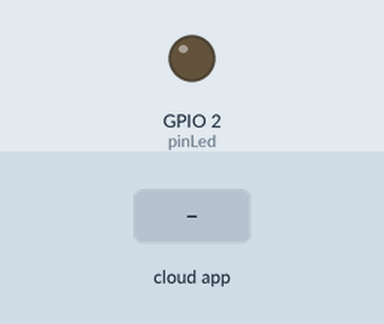
A sketch run on a simulated ESP8266 (NodeMCU). Shown: output pins drawn as LEDs (lit = HIGH). The test bench sets the inputs (shaded band). WiFi joins after 1.5 s; servers stay silent unless stated; the Firebase database answers and starts empty; what the sketch prints to the serial monitor is not drawn.

Above: at 2.7 s.
2.8 s: the phone or cloud app sets ledArduino1 to 1
At 5.9 s:
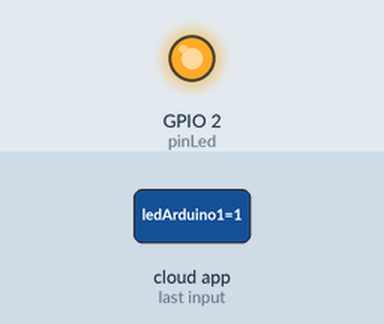
6.6 s: the phone or cloud app sets ledArduino1 to 0
At 9.2 s:
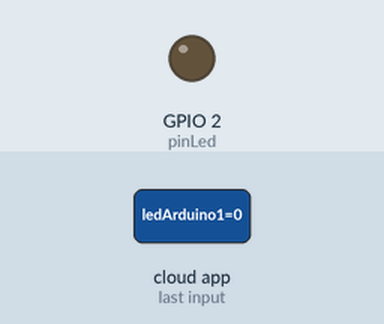
Timing chart, 0 to 10.7 s (numbered marks = the images above; inputs shaded):
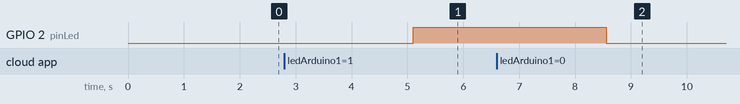

The sketch:

arduino1.ino
```cpp
#include <ESP8266WiFi.h>
#include <FirebaseArduino.h>

// Configure this parameters to run the sketch
#define FIREBASE_HOST "id-del-proyecto.firebaseio.com"
#define FIREBASE_AUTH "token-o-secret-del-proyecto"
#define WIFI_SSID "nombre-red-wifi"
#define WIFI_PASSWORD "password-red-wifi"
#define pinLed 2

void setup() {

  // Initialize the Serial
  Serial.begin(9600);

  // Adjust pinLed as output pin
  pinMode(pinLed, OUTPUT);

  // Connect to wifi.
  WiFi.begin(WIFI_SSID, WIFI_PASSWORD);
  Serial.print("connecting");
  while (WiFi.status() != WL_CONNECTED) {
    Serial.print(".");
    delay(500);
  }
  Serial.println();
  Serial.print("connected: ");
  Serial.println(WiFi.localIP());

  // Connect to firebase
  Firebase.begin(FIREBASE_HOST, FIREBASE_AUTH);
}

int n = 0;
boolean ledArduino1 = false;
boolean ledArduino2 = false;

void loop() {

  // get valor led arduino1
  ledArduino1 = Firebase.getBool("ledArduino1");
  if(ledArduino1){
    digitalWrite(pinLed, HIGH); // turn on the led
  }else{
    digitalWrite(pinLed, LOW); // turn off the led
  }

  ledArduino2 = Firebase.getBool("ledArduino2");
  // set valor led arduino2
  Firebase.setBool("ledArduino2", !ledArduino2);
  // manejar el error
  if (Firebase.failed()) {
      Serial.print("setting /ledArduino2 failed:");
      Serial.println(Firebase.error());
      return;
  }

  delay(3000);
}
```

Measured:
- after the input at 2.8 s, GPIO 2 (pinLed): LOW → HIGH after 2.3 s
- after the input at 6.6 s, GPIO 2 (pinLed): HIGH → LOW after 2.0 s
